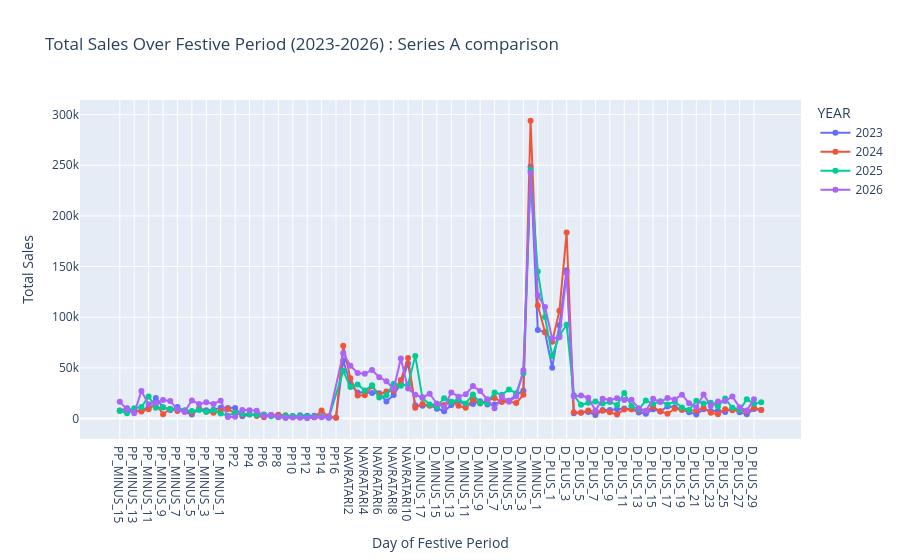

The code cell stored with this chart in its notebook:
### Code cell
import pandas as pd
import plotly.express as px

# 1. Ensure CAL_DATE is a proper datetime object
df["CAL_DATE"] = pd.to_datetime(df["CAL_DATE"])

# 2. Create a YEAR column for the legend (convert to string so Plotly treats it as discrete categories)
df["YEAR"] = df["CAL_DATE"].dt.year.astype(str)

# 3. Filter for the specific years you want (Optional, if your df has more years)
# df_filtered = df[df["YEAR"].isin(["2023", "2024", "2025","2026"])]

# 4. Extract the exact chronological order of TYPE_OF_DAY based on CAL_DATE
# Sorting by date and dropping duplicates preserves the true timeline sequence
chronological_order = df.sort_values("CAL_DATE")["TYPE_OF_DAY"].drop_duplicates().tolist()


# 5. Create the line chart
fig = px.line(
    df,
    x="TYPE_OF_DAY",
    y="TOTAL_SALES",
    color="YEAR",
    title="Total Sales Over Festive Period (2023-2026) : Series A comparison",
    markers=True,
    labels={"TYPE_OF_DAY": "Day of Festive Period", "TOTAL_SALES": "Total Sales"}
)

# 6. Force the X-axis to follow our extracted chronological order
fig.update_xaxes(categoryorder="array", categoryarray=chronological_order)

fig.write_html("festive_days.html")
# session.file.put("file:///tmp/festive_days.html", "@MOP_DATABASE.SOQ.TFT_DAILY_FORECASTING_FILES", auto_compress=False, overwrite=True)

# Display the chart
fig.show()

### Figure 1 — Plotly figure (JSON) as saved in the notebook; plotly's stock layout.template omitted (floating-point values rounded to 4 significant figures)
{"data": [{"hovertemplate": "YEAR=2023<br>Day of Festive Period=%{x}<br>Total Sales=%{y}<extra></extra>", "legendgroup": "2023", "line": {"color": "#636efa", "dash": "solid"}, "marker": {"symbol": "circle"}, "mode": "lines+markers", "name": "2023", "orientation": "v", "showlegend": true, "type": "scatter", "x": ["PP_MINUS_15", "PP_MINUS_14", "PP_MINUS_13", "PP_MINUS_12", "PP_MINUS_11", "PP_MINUS_10", "PP_MINUS_9", "PP_MINUS_8", "PP_MINUS_7", "PP_MINUS_6", "PP_MINUS_5", "PP_MINUS_4", "PP_MINUS_3", "PP_MINUS_2", "PP_MINUS_1", "PP1", "PP2", "PP3", "PP4", "PP5", "PP6", "PP7", "PP8", "PP9", "PP10", "PP11", "PP12", "PP13", "PP14", "PP15", "PP16", "NAVRATARI1", "NAVRATARI2", "NAVRATARI3", "NAVRATARI4", "NAVRATARI5", "NAVRATARI6", "NAVRATARI7", "NAVRATARI8", "NAVRATARI9", "NAVRATARI10", "D_MINUS_18", "D_MINUS_17", "D_MINUS_16", "D_MINUS_15", "D_MINUS_14", "D_MINUS_13", "D_MINUS_12", "D_MINUS_11", "D_MINUS_10", "D_MINUS_9", "D_MINUS_8", "D_MINUS_7", "D_MINUS_6", "D_MINUS_5", "D_MINUS_4", "D_MINUS_3", "D_MINUS_2", "D_MINUS_1", "DIWALI", "D_PLUS_1", "D_PLUS_2", "D_PLUS_3", "D_PLUS_4", "D_PLUS_5", "D_PLUS_6", "D_PLUS_7", "D_PLUS_8", "D_PLUS_9", "D_PLUS_10", "D_PLUS_11", "D_PLUS_12", "D_PLUS_13", "D_PLUS_14", "D_PLUS_15", "D_PLUS_16", "D_PLUS_17", "D_PLUS_18", "D_PLUS_19", "D_PLUS_20", "D_PLUS_21", "D_PLUS_22", "D_PLUS_23", "D_PLUS_24", "D_PLUS_25", "D_PLUS_26", "D_PLUS_27", "D_PLUS_28", "D_PLUS_29", "D_PLUS_30"], "xaxis": "x", "y": [7586.0, 10250.0, 7590.0, 7611.0, 11450.0, 20310.0, 11230.0, 8292.0, 11410.0, 6553.0, 3836.0, 9689.0, 8215.0, 8539.0, 10720.0, 10250.0, 10400.0, 2180.0, 3871.0, 4065.0, 3764.0, 3159.0, 3752.0, 2506.0, 1464.0, 3258.0, 2652.0, 2641.0, 2180.0, 2311.0, 1093.0, 57230.0, 34030.0, 25740.0, 25850.0, 25130.0, 25050.0, 16710.0, 23330.0, 34530.0, 54390.0, 13200.0, 12590.0, 13040.0, 9740.0, 7138.0, 13400.0, 17700.0, 13240.0, 14270.0, 17110.0, 13780.0, 13830.0, 16580.0, 17540.0, 23290.0, 27520.0, 248800.0, 87290.0, 85120.0, 50160.0, 92060.0, 146400.0, 5116.0, 5925.0, 6477.0, 3454.0, 8352.0, 8362.0, 9114.0, 9784.0, 9242.0, 6029.0, 4752.0, 9238.0, 6913.0, 11950.0, 11150.0, 8761.0, 6203.0, 3982.0, 9173.0, 7529.0, 7671.0, 6447.0, 10090.0, 6067.0, 4190.0, 9442.0, 8285.0], "yaxis": "y"}, {"hovertemplate": "YEAR=2024<br>Day of Festive Period=%{x}<br>Total Sales=%{y}<extra></extra>", "legendgroup": "2024", "line": {"color": "#EF553B", "dash": "solid"}, "marker": {"symbol": "circle"}, "mode": "lines+markers", "name": "2024", "orientation": "v", "showlegend": true, "type": "scatter", "x": ["PP_MINUS_15", "PP_MINUS_14", "PP_MINUS_13", "PP_MINUS_12", "PP_MINUS_11", "PP_MINUS_10", "PP_MINUS_9", "PP_MINUS_8", "PP_MINUS_7", "PP_MINUS_6", "PP_MINUS_5", "PP_MINUS_4", "PP_MINUS_3", "PP_MINUS_2", "PP_MINUS_1", "PP1", "PP2", "PP3", "PP4", "PP5", "PP6", "PP7", "PP8", "PP9", "PP10", "PP11", "PP12", "PP13", "PP14", "PP15", "PP16", "NAVRATARI1", "NAVRATARI2", "NAVRATARI3", "NAVRATARI4", "NAVRATARI5", "NAVRATARI6", "NAVRATARI7", "NAVRATARI8", "NAVRATARI9", "NAVRATARI10", "D_MINUS_18", "D_MINUS_17", "D_MINUS_16", "D_MINUS_15", "D_MINUS_14", "D_MINUS_13", "D_MINUS_12", "D_MINUS_11", "D_MINUS_10", "D_MINUS_9", "D_MINUS_8", "D_MINUS_7", "D_MINUS_6", "D_MINUS_5", "D_MINUS_4", "D_MINUS_3", "D_MINUS_2", "D_MINUS_1", "DIWALI", "D_PLUS_1", "D_PLUS_2", "D_PLUS_3", "D_PLUS_4", "D_PLUS_5", "D_PLUS_6", "D_PLUS_7", "D_PLUS_8", "D_PLUS_9", "D_PLUS_10", "D_PLUS_11", "D_PLUS_12", "D_PLUS_13", "D_PLUS_14", "D_PLUS_15", "D_PLUS_16", "D_PLUS_17", "D_PLUS_18", "D_PLUS_19", "D_PLUS_20", "D_PLUS_21", "D_PLUS_22", "D_PLUS_23", "D_PLUS_24", "D_PLUS_25", "D_PLUS_26", "D_PLUS_27", "D_PLUS_28", "D_PLUS_29", "D_PLUS_30"], "xaxis": "x", "y": [7801.0, 6500.0, 7286.0, 6927.0, 9196.0, 14360.0, 4321.0, 9384.0, 7338.0, 7677.0, 6042.0, 9334.0, 6555.0, 5638.0, 7775.0, 9511.0, 4985.0, 3870.0, 4473.0, 2552.0, 1363.0, 3488.0, 3135.0, 3233.0, 2427.0, 2344.0, 1763.0, 1150.0, 7910.0, 1286.0, 823.0, 71800.0, 39810.0, 22660.0, 23070.0, 31800.0, 23750.0, 26690.0, 27060.0, 38060.0, 59640.0, 10560.0, 14260.0, 12650.0, 14560.0, 13320.0, 16560.0, 12550.0, 10520.0, 18720.0, 14910.0, 18000.0, 20140.0, 16490.0, 16740.0, 15260.0, 23430.0, 294000.0, 111700.0, 85510.0, 75750.0, 106300.0, 183600.0, 6082.0, 5741.0, 7984.0, 6562.0, 7585.0, 6089.0, 4041.0, 8938.0, 9098.0, 8029.0, 7340.0, 11520.0, 7078.0, 4749.0, 9690.0, 8544.0, 8111.0, 7644.0, 10580.0, 5650.0, 4311.0, 9149.0, 8221.0, 8068.0, 6893.0, 10720.0, 8463.0], "yaxis": "y"}, {"hovertemplate": "YEAR=2025<br>Day of Festive Period=%{x}<br>Total Sales=%{y}<extra></extra>", "legendgroup": "2025", "line": {"color": "#00cc96", "dash": "solid"}, "marker": {"symbol": "circle"}, "mode": "lines+markers", "name": "2025", "orientation": "v", "showlegend": true, "type": "scatter", "x": ["PP_MINUS_15", "PP_MINUS_14", "PP_MINUS_13", "PP_MINUS_12", "PP_MINUS_11", "PP_MINUS_10", "PP_MINUS_9", "PP_MINUS_8", "PP_MINUS_7", "PP_MINUS_6", "PP_MINUS_5", "PP_MINUS_4", "PP_MINUS_3", "PP_MINUS_2", "PP_MINUS_1", "PP1", "PP2", "PP3", "PP4", "PP5", "PP6", "PP7", "PP8", "PP9", "PP10", "PP11", "PP12", "PP13", "PP14", "PP15", "NAVRATARI1", "NAVRATARI2", "NAVRATARI3", "NAVRATARI4", "NAVRATARI5", "NAVRATARI6", "NAVRATARI7", "NAVRATARI8", "NAVRATARI9", "NAVRATARI10", "D_MINUS_18", "D_MINUS_17", "D_MINUS_16", "D_MINUS_15", "D_MINUS_14", "D_MINUS_13", "D_MINUS_12", "D_MINUS_11", "D_MINUS_10", "D_MINUS_9", "D_MINUS_8", "D_MINUS_7", "D_MINUS_6", "D_MINUS_5", "D_MINUS_4", "D_MINUS_3", "D_MINUS_2", "D_MINUS_1", "DIWALI", "D_PLUS_1", "D_PLUS_2", "D_PLUS_3", "D_PLUS_4", "D_PLUS_5", "D_PLUS_6", "D_PLUS_7", "D_PLUS_8", "D_PLUS_9", "D_PLUS_10", "D_PLUS_11", "D_PLUS_12", "D_PLUS_13", "D_PLUS_14", "D_PLUS_15", "D_PLUS_16", "D_PLUS_17", "D_PLUS_18", "D_PLUS_19", "D_PLUS_20", "D_PLUS_21", "D_PLUS_22", "D_PLUS_23", "D_PLUS_24", "D_PLUS_25", "D_PLUS_26", "D_PLUS_27", "D_PLUS_28", "D_PLUS_29", "D_PLUS_30"], "xaxis": "x", "y": [7639.0, 5137.0, 10090.0, 11400.0, 21790.0, 10540.0, 10910.0, 9374.0, 9071.0, 8074.0, 7361.0, 8341.0, 6660.0, 8163.0, 4873.0, 2798.0, 5629.0, 4705.0, 4287.0, 3435.0, 4004.0, 2236.0, 1235.0, 2628.0, 2569.0, 2592.0, 1689.0, 1763.0, 1891.0, 698.0, 47000.0, 31010.0, 33620.0, 27600.0, 32840.0, 20840.0, 22860.0, 34430.0, 32360.0, 33490.0, 61830.0, 20160.0, 13770.0, 11460.0, 20050.0, 16640.0, 18670.0, 14940.0, 23760.0, 15420.0, 15160.0, 25740.0, 23470.0, 28660.0, 25060.0, 44590.0, 245200.0, 145100.0, 100100.0, 61810.0, 81960.0, 92500.0, 22920.0, 13560.0, 15510.0, 16710.0, 14810.0, 16350.0, 13310.0, 25160.0, 12360.0, 8774.0, 17810.0, 14370.0, 17030.0, 13890.0, 16670.0, 10900.0, 8349.0, 17560.0, 14810.0, 15600.0, 11920.0, 19700.0, 10590.0, 8430.0, 18920.0, 14680.0, 16120.0], "yaxis": "y"}, {"hovertemplate": "YEAR=2026<br>Day of Festive Period=%{x}<br>Total Sales=%{y}<extra></extra>", "legendgroup": "2026", "line": {"color": "#ab63fa", "dash": "solid"}, "marker": {"symbol": "circle"}, "mode": "lines+markers", "name": "2026", "orientation": "v", "showlegend": true, "type": "scatter", "x": ["PP_MINUS_15", "PP_MINUS_14", "PP_MINUS_13", "PP_MINUS_12", "PP_MINUS_11", "PP_MINUS_10", "PP_MINUS_9", "PP_MINUS_8", "PP_MINUS_7", "PP_MINUS_6", "PP_MINUS_5", "PP_MINUS_4", "PP_MINUS_3", "PP_MINUS_2", "PP_MINUS_1", "PP1", "PP2", "PP3", "PP4", "PP5", "PP6", "PP7", "PP8", "PP9", "PP10", "PP11", "PP12", "PP13", "PP14", "PP15", "NAVRATARI1", "NAVRATARI2", "NAVRATARI3", "NAVRATARI4", "NAVRATARI5", "NAVRATARI6", "NAVRATARI7", "NAVRATARI8", "NAVRATARI9", "NAVRATARI10", "D_MINUS_18", "D_MINUS_17", "D_MINUS_16", "D_MINUS_15", "D_MINUS_14", "D_MINUS_13", "D_MINUS_12", "D_MINUS_11", "D_MINUS_10", "D_MINUS_9", "D_MINUS_8", "D_MINUS_7", "D_MINUS_6", "D_MINUS_5", "D_MINUS_4", "D_MINUS_3", "D_MINUS_2", "D_MINUS_1", "DIWALI", "D_PLUS_1", "D_PLUS_2", "D_PLUS_3", "D_PLUS_4", "D_PLUS_5", "D_PLUS_6", "D_PLUS_7", "D_PLUS_8", "D_PLUS_9", "D_PLUS_10", "D_PLUS_11", "D_PLUS_12", "D_PLUS_13", "D_PLUS_14", "D_PLUS_15", "D_PLUS_16", "D_PLUS_17", "D_PLUS_18", "D_PLUS_19", "D_PLUS_20", "D_PLUS_21", "D_PLUS_22", "D_PLUS_23", "D_PLUS_24", "D_PLUS_25", "D_PLUS_26", "D_PLUS_27", "D_PLUS_28", "D_PLUS_29"], "xaxis": "x", "y": [16470.0, 8903.0, 5240.0, 27140.0, 14140.0, 15560.0, 18180.0, 17170.0, 9196.0, 6787.0, 17710.0, 14410.0, 16110.0, 14420.0, 17660.0, 1513.0, 1744.0, 8519.0, 8223.0, 7543.0, 2374.0, 3507.0, 1402.0, 578.0, 1001.0, 869.0, 208.0, 1244.0, 1219.0, 1065.0, 64460.0, 52040.0, 44880.0, 44300.0, 47970.0, 40850.0, 36830.0, 29160.0, 59170.0, 29500.0, 23410.0, 20860.0, 24430.0, 14570.0, 11230.0, 25750.0, 21570.0, 23850.0, 32040.0, 27180.0, 18930.0, 10130.0, 21610.0, 16680.0, 21610.0, 47540.0, 242600.0, 121700.0, 110000.0, 78950.0, 80330.0, 143700.0, 21930.0, 22780.0, 20570.0, 7876.0, 19550.0, 18340.0, 19920.0, 18300.0, 18480.0, 10010.0, 7694.0, 19550.0, 16180.0, 20320.0, 18890.0, 23500.0, 15130.0, 11220.0, 23810.0, 12610.0, 16740.0, 17260.0, 21780.0, 11000.0, 8029.0, 19040.0], "yaxis": "y"}], "layout": {"legend": {"title": {"text": "YEAR"}, "tracegroupgap": 0}, "title": {"text": "Total Sales Over Festive Period (2023-2026) : Series A comparison"}, "xaxis": {"anchor": "y", "categoryarray": ["PP_MINUS_15", "PP_MINUS_14", "PP_MINUS_13", "PP_MINUS_12", "PP_MINUS_11", "PP_MINUS_10", "PP_MINUS_9", "PP_MINUS_8", "PP_MINUS_7", "PP_MINUS_6", "PP_MINUS_5", "PP_MINUS_4", "PP_MINUS_3", "PP_MINUS_2", "PP_MINUS_1", "PP1", "PP2", "PP3", "PP4", "PP5", "PP6", "PP7", "PP8", "PP9", "PP10", "PP11", "PP12", "PP13", "PP14", "PP15", "PP16", "NAVRATARI1", "NAVRATARI2", "NAVRATARI3", "NAVRATARI4", "NAVRATARI5", "NAVRATARI6", "NAVRATARI7", "NAVRATARI8", "NAVRATARI9", "NAVRATARI10", "D_MINUS_18", "D_MINUS_17", "D_MINUS_16", "D_MINUS_15", "D_MINUS_14", "D_MINUS_13", "D_MINUS_12", "D_MINUS_11", "D_MINUS_10", "D_MINUS_9", "D_MINUS_8", "D_MINUS_7", "D_MINUS_6", "D_MINUS_5", "D_MINUS_4", "D_MINUS_3", "D_MINUS_2", "D_MINUS_1", "DIWALI", "D_PLUS_1", "D_PLUS_2", "D_PLUS_3", "D_PLUS_4", "D_PLUS_5", "D_PLUS_6", "D_PLUS_7", "D_PLUS_8", "D_PLUS_9", "D_PLUS_10", "D_PLUS_11", "D_PLUS_12", "D_PLUS_13", "D_PLUS_14", "D_PLUS_15", "D_PLUS_16", "D_PLUS_17", "D_PLUS_18", "D_PLUS_19", "D_PLUS_20", "D_PLUS_21", "D_PLUS_22", "D_PLUS_23", "D_PLUS_24", "D_PLUS_25", "D_PLUS_26", "D_PLUS_27", "D_PLUS_28", "D_PLUS_29", "D_PLUS_30"], "categoryorder": "array", "domain": [0, 1], "title": {"text": "Day of Festive Period"}}, "yaxis": {"anchor": "x", "domain": [0, 1], "title": {"text": "Total Sales"}}}}
